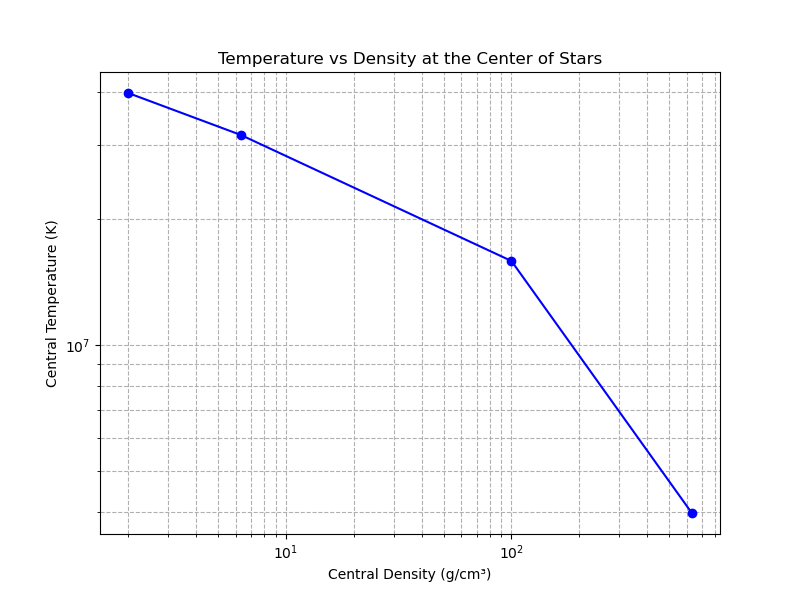

The script that saved this image:
import os

import matplotlib.pyplot as plt
import numpy as np

# Data from the user
mass = [50, 10, 1, 0.1]  # in solar masses
log_T_c = [7.6, 7.5, 7.2, 6.6]  # log temperature in K
log_rho_c = [0.3, 0.8, 2.0, 2.8]  # log density in g/cm^3

# Convert to linear scale for better plotting in log-log space
T_c = np.power(10, log_T_c)
rho_c = np.power(10, log_rho_c)

# Plotting the temperature vs density in a log-log plot
plt.figure(figsize=(8, 6))
plt.loglog(rho_c, T_c, marker="o", linestyle="-", color="b")
plt.xlabel("Central Density (g/cm³)")
plt.ylabel("Central Temperature (K)")
plt.title("Temperature vs Density at the Center of Stars")
plt.grid(True, which="both", ls="--")

# Save the plot before showing it
plt.savefig(f"{os.path.dirname(os.path.realpath(__file__))}/question1.png")

# Now show the plot
plt.show()
